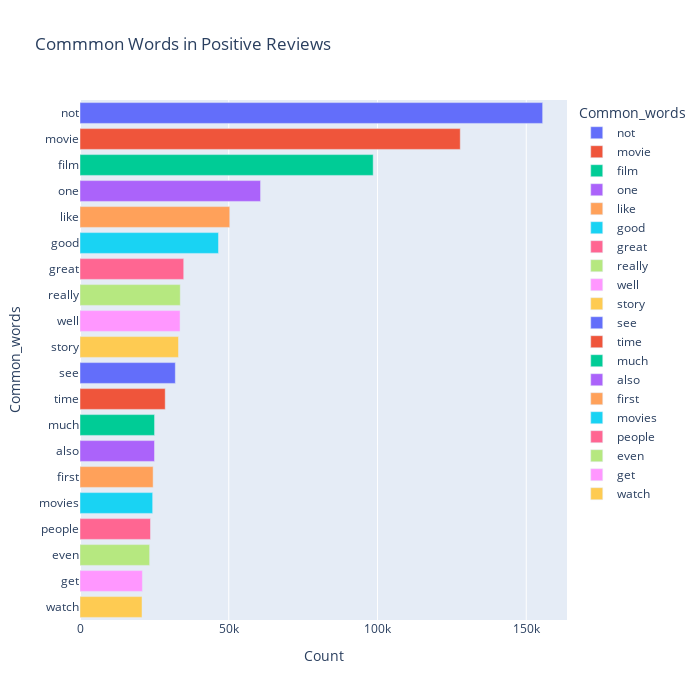

Notebook code for this chart:
### Code cell
most_common_uni = get_top_text_ngrams(
    df.Reviews_clean[df['Ratings'] >= 7], 20, 1)
most_common_uni = dict(most_common_uni)
temp = pd.DataFrame(columns=["Common_words", 'Count'])
temp["Common_words"] = list(most_common_uni.keys())
temp["Count"] = list(most_common_uni.values())
fig = px.bar(temp, x="Count", y="Common_words", title='Commmon Words in Positive Reviews', orientation='h',
             width=700, height=700, color='Common_words')
fig.show()
# fig.write_html("plotly_figure.html")

### Figure 1 — Plotly figure (JSON) as saved in the notebook; plotly's stock layout.template omitted (floating-point values rounded to 4 significant figures)
{"data": [{"alignmentgroup": "True", "hovertemplate": "Common_words=%{y}<br>Count=%{x}<extra></extra>", "legendgroup": "not", "marker": {"color": "#636efa", "pattern": {"shape": ""}}, "name": "not", "offsetgroup": "not", "orientation": "h", "showlegend": true, "textposition": "auto", "type": "bar", "x": [155501], "xaxis": "x", "y": ["not"], "yaxis": "y"}, {"alignmentgroup": "True", "hovertemplate": "Common_words=%{y}<br>Count=%{x}<extra></extra>", "legendgroup": "movie", "marker": {"color": "#EF553B", "pattern": {"shape": ""}}, "name": "movie", "offsetgroup": "movie", "orientation": "h", "showlegend": true, "textposition": "auto", "type": "bar", "x": [127808], "xaxis": "x", "y": ["movie"], "yaxis": "y"}, {"alignmentgroup": "True", "hovertemplate": "Common_words=%{y}<br>Count=%{x}<extra></extra>", "legendgroup": "film", "marker": {"color": "#00cc96", "pattern": {"shape": ""}}, "name": "film", "offsetgroup": "film", "orientation": "h", "showlegend": true, "textposition": "auto", "type": "bar", "x": [98542], "xaxis": "x", "y": ["film"], "yaxis": "y"}, {"alignmentgroup": "True", "hovertemplate": "Common_words=%{y}<br>Count=%{x}<extra></extra>", "legendgroup": "one", "marker": {"color": "#ab63fa", "pattern": {"shape": ""}}, "name": "one", "offsetgroup": "one", "orientation": "h", "showlegend": true, "textposition": "auto", "type": "bar", "x": [60686], "xaxis": "x", "y": ["one"], "yaxis": "y"}, {"alignmentgroup": "True", "hovertemplate": "Common_words=%{y}<br>Count=%{x}<extra></extra>", "legendgroup": "like", "marker": {"color": "#FFA15A", "pattern": {"shape": ""}}, "name": "like", "offsetgroup": "like", "orientation": "h", "showlegend": true, "textposition": "auto", "type": "bar", "x": [50340], "xaxis": "x", "y": ["like"], "yaxis": "y"}, {"alignmentgroup": "True", "hovertemplate": "Common_words=%{y}<br>Count=%{x}<extra></extra>", "legendgroup": "good", "marker": {"color": "#19d3f3", "pattern": {"shape": ""}}, "name": "good", "offsetgroup": "good", "orientation": "h", "showlegend": true, "textposition": "auto", "type": "bar", "x": [46541], "xaxis": "x", "y": ["good"], "yaxis": "y"}, {"alignmentgroup": "True", "hovertemplate": "Common_words=%{y}<br>Count=%{x}<extra></extra>", "legendgroup": "great", "marker": {"color": "#FF6692", "pattern": {"shape": ""}}, "name": "great", "offsetgroup": "great", "orientation": "h", "showlegend": true, "textposition": "auto", "type": "bar", "x": [34863], "xaxis": "x", "y": ["great"], "yaxis": "y"}, {"alignmentgroup": "True", "hovertemplate": "Common_words=%{y}<br>Count=%{x}<extra></extra>", "legendgroup": "really", "marker": {"color": "#B6E880", "pattern": {"shape": ""}}, "name": "really", "offsetgroup": "really", "orientation": "h", "showlegend": true, "textposition": "auto", "type": "bar", "x": [33705], "xaxis": "x", "y": ["really"], "yaxis": "y"}, {"alignmentgroup": "True", "hovertemplate": "Common_words=%{y}<br>Count=%{x}<extra></extra>", "legendgroup": "well", "marker": {"color": "#FF97FF", "pattern": {"shape": ""}}, "name": "well", "offsetgroup": "well", "orientation": "h", "showlegend": true, "textposition": "auto", "type": "bar", "x": [33635], "xaxis": "x", "y": ["well"], "yaxis": "y"}, {"alignmentgroup": "True", "hovertemplate": "Common_words=%{y}<br>Count=%{x}<extra></extra>", "legendgroup": "story", "marker": {"color": "#FECB52", "pattern": {"shape": ""}}, "name": "story", "offsetgroup": "story", "orientation": "h", "showlegend": true, "textposition": "auto", "type": "bar", "x": [33107], "xaxis": "x", "y": ["story"], "yaxis": "y"}, {"alignmentgroup": "True", "hovertemplate": "Common_words=%{y}<br>Count=%{x}<extra></extra>", "legendgroup": "see", "marker": {"color": "#636efa", "pattern": {"shape": ""}}, "name": "see", "offsetgroup": "see", "orientation": "h", "showlegend": true, "textposition": "auto", "type": "bar", "x": [32042], "xaxis": "x", "y": ["see"], "yaxis": "y"}, {"alignmentgroup": "True", "hovertemplate": "Common_words=%{y}<br>Count=%{x}<extra></extra>", "legendgroup": "time", "marker": {"color": "#EF553B", "pattern": {"shape": ""}}, "name": "time", "offsetgroup": "time", "orientation": "h", "showlegend": true, "textposition": "auto", "type": "bar", "x": [28643], "xaxis": "x", "y": ["time"], "yaxis": "y"}, {"alignmentgroup": "True", "hovertemplate": "Common_words=%{y}<br>Count=%{x}<extra></extra>", "legendgroup": "much", "marker": {"color": "#00cc96", "pattern": {"shape": ""}}, "name": "much", "offsetgroup": "much", "orientation": "h", "showlegend": true, "textposition": "auto", "type": "bar", "x": [25057], "xaxis": "x", "y": ["much"], "yaxis": "y"}, {"alignmentgroup": "True", "hovertemplate": "Common_words=%{y}<br>Count=%{x}<extra></extra>", "legendgroup": "also", "marker": {"color": "#ab63fa", "pattern": {"shape": ""}}, "name": "also", "offsetgroup": "also", "orientation": "h", "showlegend": true, "textposition": "auto", "type": "bar", "x": [25038], "xaxis": "x", "y": ["also"], "yaxis": "y"}, {"alignmentgroup": "True", "hovertemplate": "Common_words=%{y}<br>Count=%{x}<extra></extra>", "legendgroup": "first", "marker": {"color": "#FFA15A", "pattern": {"shape": ""}}, "name": "first", "offsetgroup": "first", "orientation": "h", "showlegend": true, "textposition": "auto", "type": "bar", "x": [24578], "xaxis": "x", "y": ["first"], "yaxis": "y"}, {"alignmentgroup": "True", "hovertemplate": "Common_words=%{y}<br>Count=%{x}<extra></extra>", "legendgroup": "movies", "marker": {"color": "#19d3f3", "pattern": {"shape": ""}}, "name": "movies", "offsetgroup": "movies", "orientation": "h", "showlegend": true, "textposition": "auto", "type": "bar", "x": [24425], "xaxis": "x", "y": ["movies"], "yaxis": "y"}, {"alignmentgroup": "True", "hovertemplate": "Common_words=%{y}<br>Count=%{x}<extra></extra>", "legendgroup": "people", "marker": {"color": "#FF6692", "pattern": {"shape": ""}}, "name": "people", "offsetgroup": "people", "orientation": "h", "showlegend": true, "textposition": "auto", "type": "bar", "x": [23700], "xaxis": "x", "y": ["people"], "yaxis": "y"}, {"alignmentgroup": "True", "hovertemplate": "Common_words=%{y}<br>Count=%{x}<extra></extra>", "legendgroup": "even", "marker": {"color": "#B6E880", "pattern": {"shape": ""}}, "name": "even", "offsetgroup": "even", "orientation": "h", "showlegend": true, "textposition": "auto", "type": "bar", "x": [23405], "xaxis": "x", "y": ["even"], "yaxis": "y"}, {"alignmentgroup": "True", "hovertemplate": "Common_words=%{y}<br>Count=%{x}<extra></extra>", "legendgroup": "get", "marker": {"color": "#FF97FF", "pattern": {"shape": ""}}, "name": "get", "offsetgroup": "get", "orientation": "h", "showlegend": true, "textposition": "auto", "type": "bar", "x": [20976], "xaxis": "x", "y": ["get"], "yaxis": "y"}, {"alignmentgroup": "True", "hovertemplate": "Common_words=%{y}<br>Count=%{x}<extra></extra>", "legendgroup": "watch", "marker": {"color": "#FECB52", "pattern": {"shape": ""}}, "name": "watch", "offsetgroup": "watch", "orientation": "h", "showlegend": true, "textposition": "auto", "type": "bar", "x": [20844], "xaxis": "x", "y": ["watch"], "yaxis": "y"}], "layout": {"barmode": "relative", "height": 700, "legend": {"title": {"text": "Common_words"}, "tracegroupgap": 0}, "title": {"text": "Commmon Words in Positive Reviews"}, "width": 700, "xaxis": {"anchor": "y", "domain": [0, 1], "title": {"text": "Count"}}, "yaxis": {"anchor": "x", "categoryarray": ["watch", "get", "even", "people", "movies", "first", "also", "much", "time", "see", "story", "well", "really", "great", "good", "like", "one", "film", "movie", "not"], "categoryorder": "array", "domain": [0, 1], "title": {"text": "Common_words"}}}}
